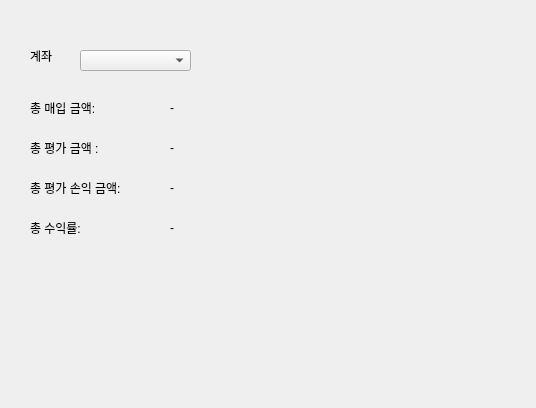
<?xml version="1.0" encoding="UTF-8"?>
<ui version="4.0">
 <class>widget</class>
 <widget class="QWidget" name="widget">
  <property name="geometry">
   <rect>
    <x>0</x>
    <y>0</y>
    <width>536</width>
    <height>408</height>
   </rect>
  </property>
  <property name="windowTitle">
   <string>Form</string>
  </property>
  <widget class="QComboBox" name="comboAccount">
   <property name="geometry">
    <rect>
     <x>80</x>
     <y>50</y>
     <width>111</width>
     <height>21</height>
    </rect>
   </property>
  </widget>
  <widget class="QLabel" name="label">
   <property name="geometry">
    <rect>
     <x>30</x>
     <y>50</y>
     <width>56</width>
     <height>12</height>
    </rect>
   </property>
   <property name="text">
    <string>계좌</string>
   </property>
  </widget>
  <widget class="QLabel" name="label_2">
   <property name="geometry">
    <rect>
     <x>30</x>
     <y>100</y>
     <width>111</width>
     <height>16</height>
    </rect>
   </property>
   <property name="text">
    <string>총 매입 금액: </string>
   </property>
  </widget>
  <widget class="QLabel" name="label_3">
   <property name="geometry">
    <rect>
     <x>30</x>
     <y>140</y>
     <width>101</width>
     <height>16</height>
    </rect>
   </property>
   <property name="text">
    <string>총 평가 금액 :</string>
   </property>
  </widget>
  <widget class="QLabel" name="label_4">
   <property name="geometry">
    <rect>
     <x>30</x>
     <y>180</y>
     <width>111</width>
     <height>16</height>
    </rect>
   </property>
   <property name="text">
    <string>총 평가 손익 금액:</string>
   </property>
  </widget>
  <widget class="QLabel" name="label_5">
   <property name="geometry">
    <rect>
     <x>30</x>
     <y>220</y>
     <width>91</width>
     <height>16</height>
    </rect>
   </property>
   <property name="text">
    <string>총 수익률:</string>
   </property>
  </widget>
  <widget class="QLabel" name="labelBuyAmt">
   <property name="geometry">
    <rect>
     <x>170</x>
     <y>100</y>
     <width>111</width>
     <height>16</height>
    </rect>
   </property>
   <property name="text">
    <string>-</string>
   </property>
  </widget>
  <widget class="QLabel" name="labelEvaluAmt">
   <property name="geometry">
    <rect>
     <x>170</x>
     <y>140</y>
     <width>111</width>
     <height>16</height>
    </rect>
   </property>
   <property name="text">
    <string>-</string>
   </property>
  </widget>
  <widget class="QLabel" name="labelProfitLoss">
   <property name="geometry">
    <rect>
     <x>170</x>
     <y>180</y>
     <width>111</width>
     <height>16</height>
    </rect>
   </property>
   <property name="text">
    <string>-</string>
   </property>
  </widget>
  <widget class="QLabel" name="labelTotalYield">
   <property name="geometry">
    <rect>
     <x>170</x>
     <y>220</y>
     <width>111</width>
     <height>16</height>
    </rect>
   </property>
   <property name="text">
    <string>-</string>
   </property>
  </widget>
 </widget>
 <resources/>
 <connections/>
</ui>
